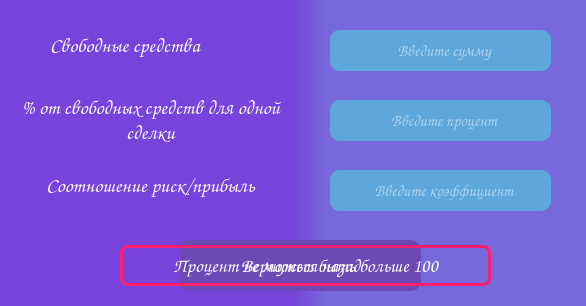
<?xml version="1.0" encoding="UTF-8"?>
<ui version="4.0">
 <class>StrategyParamsWindow</class>
 <widget class="QMainWindow" name="StrategyParamsWindow">
  <property name="geometry">
   <rect>
    <x>0</x>
    <y>0</y>
    <width>586</width>
    <height>306</height>
   </rect>
  </property>
  <property name="windowTitle">
   <string>Cash Counter</string>
  </property>
  <property name="windowIcon">
   <iconset>
    <normaloff>../../../Icons/app_icon.png</normaloff>../../../Icons/app_icon.png</iconset>
  </property>
  <widget class="QWidget" name="centralwidget">
   <widget class="QLabel" name="bg3_label">
    <property name="geometry">
     <rect>
      <x>-10</x>
      <y>0</y>
      <width>611</width>
      <height>341</height>
     </rect>
    </property>
    <property name="styleSheet">
     <string notr="true">background-color: qlineargradient(spread:pad, x1:0, y1:0, x2:1, y2:0, stop:0.494318 rgba(119, 67, 219, 255), stop:0.551136 rgba(119, 105, 219, 255));
/*background-color: qlineargradient(spread:pad, x1:0, y1:0, x2:1, y2:0, stop:0.5625 rgba(119, 67, 219, 255), stop:0.596591 rgba(119, 105, 219, 255));
background-color: qlineargradient(spread:pad, x1:0, y1:0, x2:1, y2:0, stop:0.534091 rgba(119, 67, 219, 255), stop:0.573864 rgba(119, 105, 219, 255));
background-color: qlineargradient(spread:pad, x1:0, y1:0, x2:1, y2:0, stop:0.5 rgba(119, 67, 219, 255), stop:0.534091 rgba(119, 105, 219, 255));*/</string>
    </property>
    <property name="text">
     <string/>
    </property>
    <property name="indent">
     <number>2</number>
    </property>
   </widget>
   <widget class="QLabel" name="money_label">
    <property name="geometry">
     <rect>
      <x>50</x>
      <y>30</y>
      <width>211</width>
      <height>31</height>
     </rect>
    </property>
    <property name="font">
     <font>
      <family>Comic Sans MS</family>
      <pointsize>15</pointsize>
     </font>
    </property>
    <property name="styleSheet">
     <string notr="true">color: white;</string>
    </property>
    <property name="text">
     <string>Свободные средства</string>
    </property>
   </widget>
   <widget class="QLabel" name="deal_money_label">
    <property name="geometry">
     <rect>
      <x>20</x>
      <y>94</y>
      <width>261</width>
      <height>51</height>
     </rect>
    </property>
    <property name="font">
     <font>
      <family>Comic Sans MS</family>
      <pointsize>15</pointsize>
     </font>
    </property>
    <property name="styleSheet">
     <string notr="true">color: white;</string>
    </property>
    <property name="text">
     <string>% от свободных средств для одной сделки</string>
    </property>
    <property name="alignment">
     <set>Qt::AlignCenter</set>
    </property>
    <property name="wordWrap">
     <bool>true</bool>
    </property>
   </widget>
   <widget class="QLabel" name="risk_profit_label">
    <property name="geometry">
     <rect>
      <x>0</x>
      <y>170</y>
      <width>301</width>
      <height>31</height>
     </rect>
    </property>
    <property name="font">
     <font>
      <family>Comic Sans MS</family>
      <pointsize>15</pointsize>
     </font>
    </property>
    <property name="styleSheet">
     <string notr="true">color: white;</string>
    </property>
    <property name="text">
     <string>Соотношение риск/прибыль</string>
    </property>
    <property name="alignment">
     <set>Qt::AlignCenter</set>
    </property>
    <property name="wordWrap">
     <bool>true</bool>
    </property>
   </widget>
   <widget class="QLineEdit" name="set_money">
    <property name="geometry">
     <rect>
      <x>330</x>
      <y>30</y>
      <width>221</width>
      <height>41</height>
     </rect>
    </property>
    <property name="font">
     <font>
      <family>Comic Sans MS</family>
      <pointsize>12</pointsize>
     </font>
    </property>
    <property name="cursor">
     <cursorShape>IBeamCursor</cursorShape>
    </property>
    <property name="focusPolicy">
     <enum>Qt::ClickFocus</enum>
    </property>
    <property name="styleSheet">
     <string notr="true">QLineEdit{
	padding-left: 7px;
	background-color: #5DA7DB;
	color: white;
	border-radius: 10px;
}

:hover, :focus{
	background-color: #81C6E8;
}</string>
    </property>
    <property name="alignment">
     <set>Qt::AlignCenter</set>
    </property>
    <property name="placeholderText">
     <string>Введите сумму</string>
    </property>
   </widget>
   <widget class="QLineEdit" name="set_deal_money">
    <property name="geometry">
     <rect>
      <x>330</x>
      <y>100</y>
      <width>221</width>
      <height>41</height>
     </rect>
    </property>
    <property name="font">
     <font>
      <family>Comic Sans MS</family>
      <pointsize>12</pointsize>
     </font>
    </property>
    <property name="cursor">
     <cursorShape>IBeamCursor</cursorShape>
    </property>
    <property name="focusPolicy">
     <enum>Qt::ClickFocus</enum>
    </property>
    <property name="styleSheet">
     <string notr="true">QLineEdit{
	padding-left: 7px;
	background-color: #5DA7DB;
	color: white;
	border-radius: 10px;
}

:hover, :focus{
	background-color: #81C6E8;
}</string>
    </property>
    <property name="alignment">
     <set>Qt::AlignCenter</set>
    </property>
    <property name="placeholderText">
     <string>Введите процент</string>
    </property>
   </widget>
   <widget class="QLineEdit" name="set_risk_profit">
    <property name="geometry">
     <rect>
      <x>330</x>
      <y>170</y>
      <width>221</width>
      <height>41</height>
     </rect>
    </property>
    <property name="font">
     <font>
      <family>Comic Sans MS</family>
      <pointsize>12</pointsize>
     </font>
    </property>
    <property name="cursor">
     <cursorShape>IBeamCursor</cursorShape>
    </property>
    <property name="focusPolicy">
     <enum>Qt::ClickFocus</enum>
    </property>
    <property name="styleSheet">
     <string notr="true">QLineEdit{
	padding-left: 7px;
	background-color: #5DA7DB;
	color: white;
	border-radius: 10px;
}

:hover, :focus{
	background-color: #81C6E8;
}</string>
    </property>
    <property name="alignment">
     <set>Qt::AlignCenter</set>
    </property>
    <property name="placeholderText">
     <string>Введите коэффициент</string>
    </property>
   </widget>
   <widget class="QLabel" name="error_label">
    <property name="geometry">
     <rect>
      <x>120</x>
      <y>245</y>
      <width>371</width>
      <height>41</height>
     </rect>
    </property>
    <property name="font">
     <font>
      <family>Comic Sans MS</family>
      <pointsize>14</pointsize>
     </font>
    </property>
    <property name="toolTip">
     <string>Ошибка</string>
    </property>
    <property name="toolTipDuration">
     <number>-2</number>
    </property>
    <property name="styleSheet">
     <string notr="true">QLabel{
	color: white;
	border: 3px solid #FF1E6D;
	border-radius: 8px;
}</string>
    </property>
    <property name="text">
     <string>Процент не может быть больше 100</string>
    </property>
    <property name="alignment">
     <set>Qt::AlignCenter</set>
    </property>
   </widget>
   <widget class="QPushButton" name="return_btn">
    <property name="enabled">
     <bool>true</bool>
    </property>
    <property name="geometry">
     <rect>
      <x>180</x>
      <y>240</y>
      <width>241</width>
      <height>51</height>
     </rect>
    </property>
    <property name="font">
     <font>
      <family>Comic Sans MS</family>
      <pointsize>14</pointsize>
     </font>
    </property>
    <property name="cursor">
     <cursorShape>PointingHandCursor</cursorShape>
    </property>
    <property name="toolTip">
     <string>На главный экран</string>
    </property>
    <property name="autoFillBackground">
     <bool>false</bool>
    </property>
    <property name="styleSheet">
     <string notr="true">QPushButton{
	background-color: #6C4AB6;
	color: white;
	border-radius: 10px;
}

:hover{
	background-color: #00FFAE;
}

:disabled{
	color: rgba(255, 255, 255, 100);
	background-color: #67207D;
}

</string>
    </property>
    <property name="text">
     <string>Вернуться назад</string>
    </property>
    <property name="icon">
     <iconset>
      <normaloff>../../../Icons/return_icon.png</normaloff>../../../Icons/return_icon.png</iconset>
    </property>
    <property name="checkable">
     <bool>false</bool>
    </property>
   </widget>
   <zorder>bg3_label</zorder>
   <zorder>return_btn</zorder>
   <zorder>money_label</zorder>
   <zorder>deal_money_label</zorder>
   <zorder>risk_profit_label</zorder>
   <zorder>set_money</zorder>
   <zorder>set_deal_money</zorder>
   <zorder>set_risk_profit</zorder>
   <zorder>error_label</zorder>
  </widget>
 </widget>
 <resources/>
 <connections/>
</ui>
